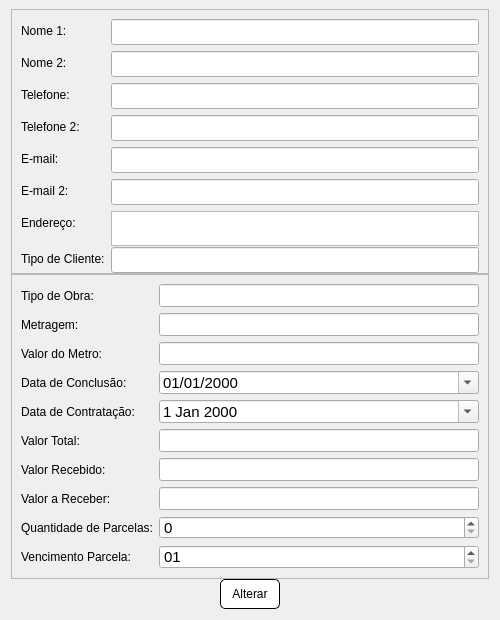
<?xml version="1.0" encoding="UTF-8"?>
<ui version="4.0">
 <class>Dialog</class>
 <widget class="QDialog" name="Dialog">
  <property name="geometry">
   <rect>
    <x>0</x>
    <y>0</y>
    <width>500</width>
    <height>620</height>
   </rect>
  </property>
  <property name="minimumSize">
   <size>
    <width>500</width>
    <height>620</height>
   </size>
  </property>
  <property name="maximumSize">
   <size>
    <width>500</width>
    <height>650</height>
   </size>
  </property>
  <property name="windowTitle">
   <string>Dialog</string>
  </property>
  <layout class="QVBoxLayout" name="verticalLayout">
   <property name="spacing">
    <number>0</number>
   </property>
   <property name="topMargin">
    <number>9</number>
   </property>
   <item>
    <widget class="QFrame" name="frame">
     <property name="minimumSize">
      <size>
       <width>0</width>
       <height>0</height>
      </size>
     </property>
     <property name="maximumSize">
      <size>
       <width>16777215</width>
       <height>265</height>
      </size>
     </property>
     <property name="frameShape">
      <enum>QFrame::StyledPanel</enum>
     </property>
     <property name="frameShadow">
      <enum>QFrame::Raised</enum>
     </property>
     <layout class="QFormLayout" name="formLayout">
      <property name="sizeConstraint">
       <enum>QLayout::SetDefaultConstraint</enum>
      </property>
      <property name="fieldGrowthPolicy">
       <enum>QFormLayout::AllNonFixedFieldsGrow</enum>
      </property>
      <property name="bottomMargin">
       <number>0</number>
      </property>
      <item row="1" column="0">
       <widget class="QLabel" name="label">
        <property name="text">
         <string>Nome 1:</string>
        </property>
       </widget>
      </item>
      <item row="1" column="1">
       <widget class="QLineEdit" name="nome1">
        <property name="font">
         <font>
          <pointsize>11</pointsize>
         </font>
        </property>
       </widget>
      </item>
      <item row="2" column="0">
       <widget class="QLabel" name="label_2">
        <property name="text">
         <string>Nome 2:</string>
        </property>
       </widget>
      </item>
      <item row="2" column="1">
       <widget class="QLineEdit" name="nome2">
        <property name="font">
         <font>
          <pointsize>11</pointsize>
         </font>
        </property>
        <property name="text">
         <string/>
        </property>
       </widget>
      </item>
      <item row="3" column="0">
       <widget class="QLabel" name="label_3">
        <property name="text">
         <string>Telefone:</string>
        </property>
       </widget>
      </item>
      <item row="3" column="1">
       <widget class="QLineEdit" name="telefone1">
        <property name="font">
         <font>
          <pointsize>11</pointsize>
         </font>
        </property>
       </widget>
      </item>
      <item row="4" column="0">
       <widget class="QLabel" name="label_4">
        <property name="text">
         <string>Telefone 2:</string>
        </property>
       </widget>
      </item>
      <item row="4" column="1">
       <widget class="QLineEdit" name="telefone2">
        <property name="font">
         <font>
          <pointsize>11</pointsize>
         </font>
        </property>
       </widget>
      </item>
      <item row="5" column="0">
       <widget class="QLabel" name="label_5">
        <property name="text">
         <string>E-mail:</string>
        </property>
       </widget>
      </item>
      <item row="5" column="1">
       <widget class="QLineEdit" name="email1">
        <property name="font">
         <font>
          <pointsize>11</pointsize>
         </font>
        </property>
       </widget>
      </item>
      <item row="6" column="0">
       <widget class="QLabel" name="label_6">
        <property name="text">
         <string>E-mail 2:</string>
        </property>
       </widget>
      </item>
      <item row="6" column="1">
       <widget class="QLineEdit" name="email2">
        <property name="font">
         <font>
          <pointsize>11</pointsize>
         </font>
        </property>
       </widget>
      </item>
      <item row="7" column="0">
       <widget class="QLabel" name="label_7">
        <property name="text">
         <string>Endereço:</string>
        </property>
       </widget>
      </item>
      <item row="7" column="1">
       <widget class="QTextEdit" name="endereco">
        <property name="minimumSize">
         <size>
          <width>0</width>
          <height>35</height>
         </size>
        </property>
        <property name="maximumSize">
         <size>
          <width>16777215</width>
          <height>55</height>
         </size>
        </property>
        <property name="font">
         <font>
          <pointsize>11</pointsize>
         </font>
        </property>
       </widget>
      </item>
      <item row="8" column="0">
       <widget class="QLabel" name="label_8">
        <property name="text">
         <string>Tipo de Cliente:</string>
        </property>
       </widget>
      </item>
      <item row="8" column="1">
       <widget class="QLineEdit" name="tipo_cliente">
        <property name="font">
         <font>
          <pointsize>11</pointsize>
         </font>
        </property>
       </widget>
      </item>
     </layout>
    </widget>
   </item>
   <item>
    <widget class="QFrame" name="frame_2">
     <property name="minimumSize">
      <size>
       <width>0</width>
       <height>0</height>
      </size>
     </property>
     <property name="frameShape">
      <enum>QFrame::StyledPanel</enum>
     </property>
     <property name="frameShadow">
      <enum>QFrame::Raised</enum>
     </property>
     <layout class="QFormLayout" name="formLayout_2">
      <property name="topMargin">
       <number>9</number>
      </property>
      <item row="0" column="0">
       <widget class="QLabel" name="label_9">
        <property name="text">
         <string>Tipo de Obra:</string>
        </property>
       </widget>
      </item>
      <item row="0" column="1">
       <widget class="QLineEdit" name="tipo_obra">
        <property name="font">
         <font>
          <pointsize>11</pointsize>
         </font>
        </property>
       </widget>
      </item>
      <item row="1" column="0">
       <widget class="QLabel" name="label_10">
        <property name="text">
         <string>Metragem:</string>
        </property>
       </widget>
      </item>
      <item row="1" column="1">
       <widget class="QLineEdit" name="metragem">
        <property name="font">
         <font>
          <pointsize>11</pointsize>
         </font>
        </property>
       </widget>
      </item>
      <item row="2" column="0">
       <widget class="QLabel" name="label_11">
        <property name="text">
         <string>Valor do Metro:</string>
        </property>
       </widget>
      </item>
      <item row="2" column="1">
       <widget class="QLineEdit" name="valor_metro">
        <property name="font">
         <font>
          <pointsize>11</pointsize>
         </font>
        </property>
       </widget>
      </item>
      <item row="3" column="0">
       <widget class="QLabel" name="label_12">
        <property name="text">
         <string>Data de Conclusão:</string>
        </property>
       </widget>
      </item>
      <item row="3" column="1">
       <widget class="QDateEdit" name="data_conclusao">
        <property name="font">
         <font>
          <pointsize>11</pointsize>
         </font>
        </property>
        <property name="displayFormat">
         <string>dd/MM/yyyy</string>
        </property>
        <property name="calendarPopup">
         <bool>true</bool>
        </property>
       </widget>
      </item>
      <item row="4" column="0">
       <widget class="QLabel" name="label_13">
        <property name="text">
         <string>Data de Contratação:</string>
        </property>
       </widget>
      </item>
      <item row="4" column="1">
       <widget class="QDateEdit" name="data_contratacao">
        <property name="font">
         <font>
          <pointsize>11</pointsize>
         </font>
        </property>
        <property name="calendarPopup">
         <bool>true</bool>
        </property>
       </widget>
      </item>
      <item row="5" column="0">
       <widget class="QLabel" name="label_14">
        <property name="text">
         <string>Valor Total:</string>
        </property>
       </widget>
      </item>
      <item row="5" column="1">
       <widget class="QLineEdit" name="valor_total">
        <property name="font">
         <font>
          <pointsize>11</pointsize>
         </font>
        </property>
       </widget>
      </item>
      <item row="6" column="0">
       <widget class="QLabel" name="label_15">
        <property name="text">
         <string>Valor Recebido:</string>
        </property>
       </widget>
      </item>
      <item row="6" column="1">
       <widget class="QLineEdit" name="valor_recebido">
        <property name="font">
         <font>
          <pointsize>11</pointsize>
         </font>
        </property>
       </widget>
      </item>
      <item row="8" column="0">
       <widget class="QLabel" name="label_16">
        <property name="text">
         <string>Quantidade de Parcelas:</string>
        </property>
       </widget>
      </item>
      <item row="8" column="1">
       <widget class="QSpinBox" name="qnt_parcelas">
        <property name="font">
         <font>
          <pointsize>11</pointsize>
         </font>
        </property>
       </widget>
      </item>
      <item row="9" column="0">
       <widget class="QLabel" name="label_17">
        <property name="text">
         <string>Vencimento Parcela:</string>
        </property>
       </widget>
      </item>
      <item row="9" column="1">
       <widget class="QDateEdit" name="vencimento_parcela">
        <property name="font">
         <font>
          <pointsize>11</pointsize>
         </font>
        </property>
        <property name="displayFormat">
         <string>dd</string>
        </property>
       </widget>
      </item>
      <item row="7" column="0">
       <widget class="QLabel" name="label_18">
        <property name="text">
         <string>Valor a Receber:</string>
        </property>
       </widget>
      </item>
      <item row="7" column="1">
       <widget class="QLineEdit" name="valor_a_receber">
        <property name="font">
         <font>
          <pointsize>11</pointsize>
         </font>
        </property>
       </widget>
      </item>
     </layout>
    </widget>
   </item>
   <item alignment="Qt::AlignHCenter">
    <widget class="QPushButton" name="btn_alterar">
     <property name="minimumSize">
      <size>
       <width>60</width>
       <height>30</height>
      </size>
     </property>
     <property name="cursor">
      <cursorShape>PointingHandCursor</cursorShape>
     </property>
     <property name="styleSheet">
      <string notr="true">QPushButton {
	background-color: #ffffff;
	border: 1px solid black;
	border-radius: 5px;
}

QPushButton:hover {
	background-color: rgb(223, 223, 223);
	border: 1px solid black;
	border-radius: 5px;
}

QPushButton:pressed {
	background-color: rgb(200, 200, 200);
	border: 1px solid black;
	border-radius: 5px;
}</string>
     </property>
     <property name="text">
      <string>Alterar</string>
     </property>
    </widget>
   </item>
  </layout>
 </widget>
 <resources/>
 <connections/>
</ui>
